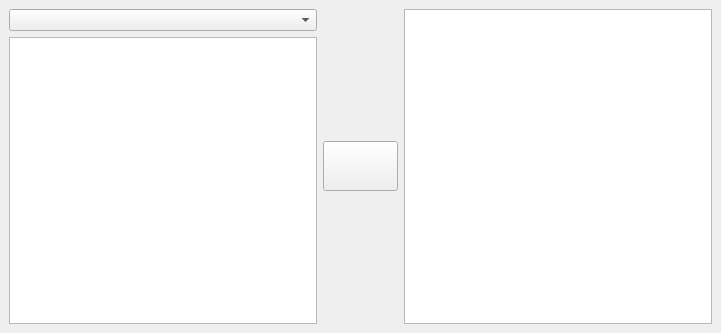
<?xml version="1.0" encoding="UTF-8"?>
<ui version="4.0">
 <class>MainWindow</class>
 <widget class="QMainWindow" name="MainWindow">
  <property name="geometry">
   <rect>
    <x>0</x>
    <y>0</y>
    <width>721</width>
    <height>333</height>
   </rect>
  </property>
  <property name="windowTitle">
   <string>Translataarrr</string>
  </property>
  <widget class="QWidget" name="centralwidget">
   <layout class="QHBoxLayout" name="horizontalLayout">
    <item>
     <layout class="QVBoxLayout" name="verticalLayout">
      <item>
       <widget class="QComboBox" name="srcLanguage"/>
      </item>
      <item>
       <widget class="QTextEdit" name="srcTextEdit"/>
      </item>
     </layout>
    </item>
    <item>
     <layout class="QVBoxLayout" name="verticalLayout_3">
      <item>
       <widget class="QPushButton" name="translateButton">
        <property name="minimumSize">
         <size>
          <width>75</width>
          <height>50</height>
         </size>
        </property>
        <property name="maximumSize">
         <size>
          <width>75</width>
          <height>50</height>
         </size>
        </property>
        <property name="toolTip">
         <string>Translate</string>
        </property>
        <property name="text">
         <string/>
        </property>
        <property name="icon">
         <iconset>
          <normaloff>images/flag.png</normaloff>images/flag.png</iconset>
        </property>
        <property name="iconSize">
         <size>
          <width>75</width>
          <height>50</height>
         </size>
        </property>
       </widget>
      </item>
     </layout>
    </item>
    <item>
     <layout class="QVBoxLayout" name="verticalLayout_2">
      <item>
       <widget class="QTextEdit" name="destTextEdit"/>
      </item>
     </layout>
    </item>
   </layout>
  </widget>
  <widget class="QMenuBar" name="menubar">
   <property name="geometry">
    <rect>
     <x>0</x>
     <y>0</y>
     <width>721</width>
     <height>22</height>
    </rect>
   </property>
  </widget>
 </widget>
 <resources/>
 <connections/>
</ui>
